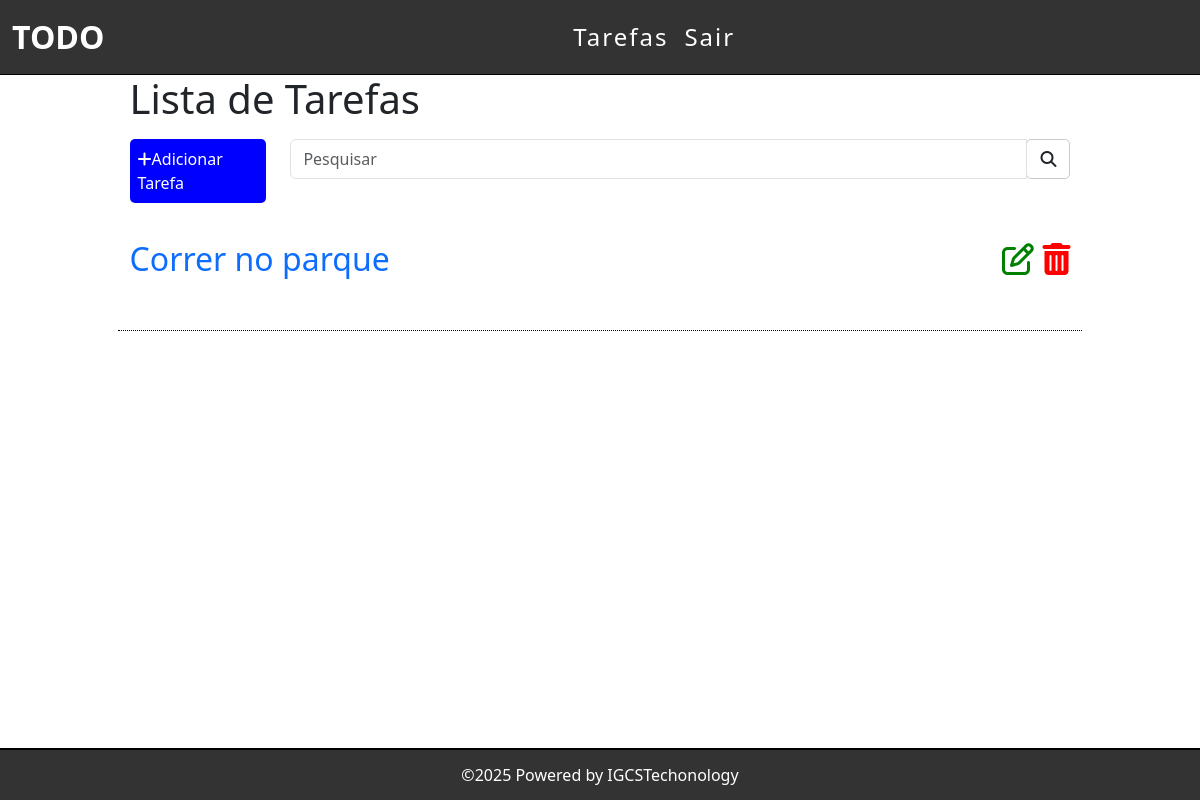
The app's page / (signed in), older data.
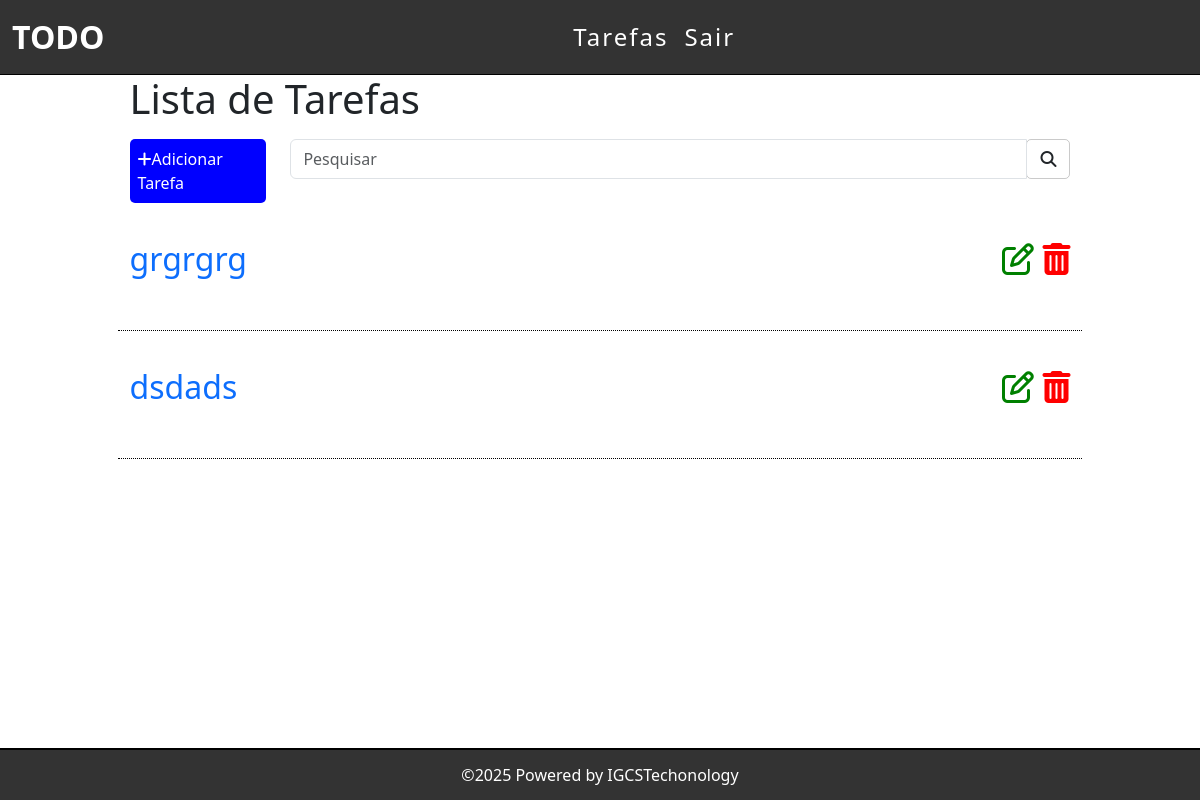
The same page, newer data.
### tarefas/models.py (models this page shows, shortened)
class Tarefas(models.Model):
    titulo = models.CharField(max_length=255)
    descricao = models.TextField()
    usuario = models.ForeignKey(get_user_model(), on_delete=models.CASCADE)
    created_at = models.DateTimeField(auto_now_add=True)
    update_at = models.DateTimeField(auto_now=True)

### tarefas/views.py (the view)
# urls.py: path('', views.listaTarefa, name='lista-tarefas'),
@login_required
def listaTarefa(request):
    tarefas_list = Tarefas.objects.all().order_by('-created_at').filter(usuario=request.user)
    return render(request, 'tarefas/list.html', {'tarefas':tarefas_list})

### templates/tarefas/list.html (shortened to what this page needs)
 {% extends 'base.html'%}
 {%block content%}
        <div class="list-div">
            <h1>Lista de Tarefas</h1>
            <div class="row barra">
                <div class="col-sm-2">
                    <a id="add-button" href="novaTarefa/">
                        <div class="add-div">
                            <i class="fa fa-plus"></i>Adicionar Tarefa
                        </div>
                    </a>
                </div>
                <div class="col-sm-10">
                    <form method="get" id="search-form">
                        <div class="input-group">
                            <input type="text" class="form-control" placeholder="Pesquisar" name="search" value="">
                            <div class="input-group-btn">
                                <button class="btn btn-default" id="search-btn" type="submit"><i class="fa fa-search"></i></button>
                            </div>
                        </div>
                    </form>
                </div>
            </div>
            {% for tarefa in tarefas %}
            <div class="row item">
                <div class="col-sm-10">
                    <span><a class="link" href="/tarefa/{{tarefa.id}}">{{tarefa.titulo}}</a></span>
                </div>
                <div class="col-sm-2 icones">
                    <a href="edit/{{tarefa.id}}"><span><i class="fa fa-edit"></i></span></a>
                    <a href="delete/{{tarefa.id}}" class="delete-btn"><span><i class="fa fa-trash"></i></span></a>
                </div>
            </div>
            {% endfor%}
        </div>
    {%endblock%}

Row changes from the older to the newer data that the page shows:
removed Tarefas: titulo "Correr no parque"
added Tarefas: titulo "grgrgrg"
added Tarefas: titulo "dsdads"
